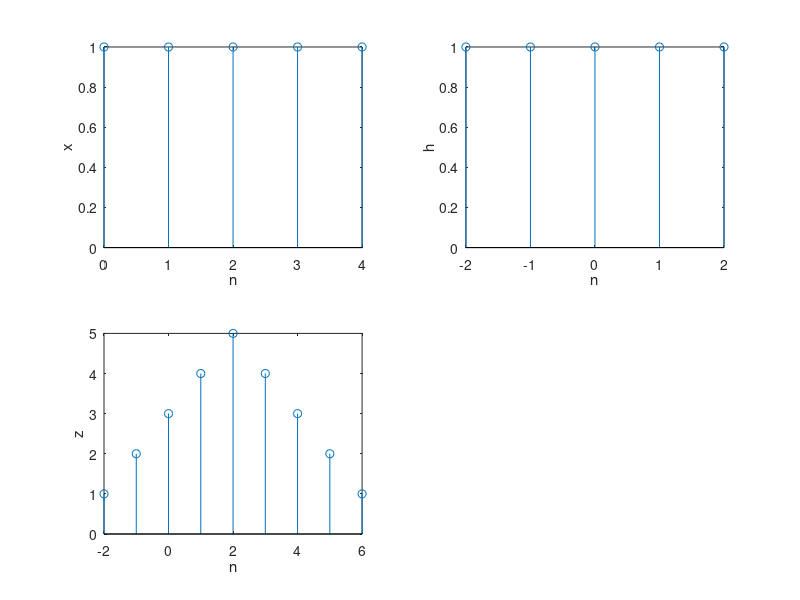
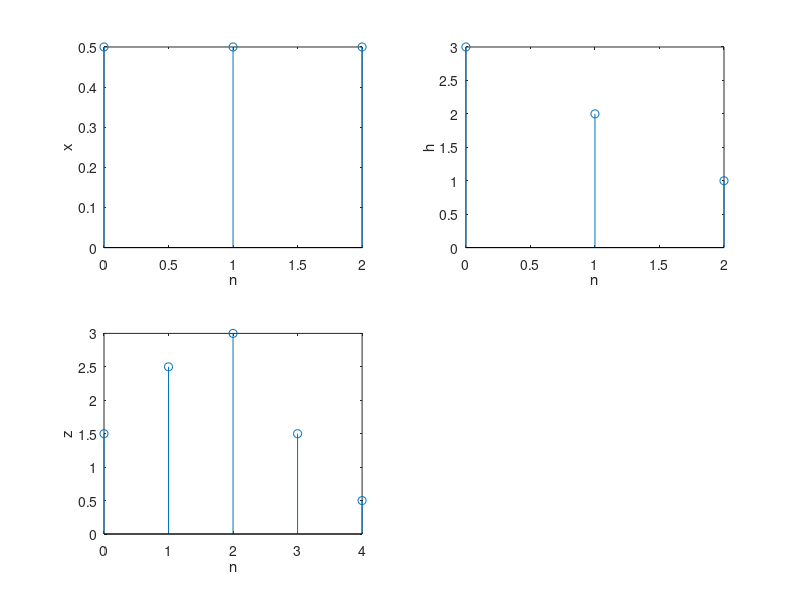
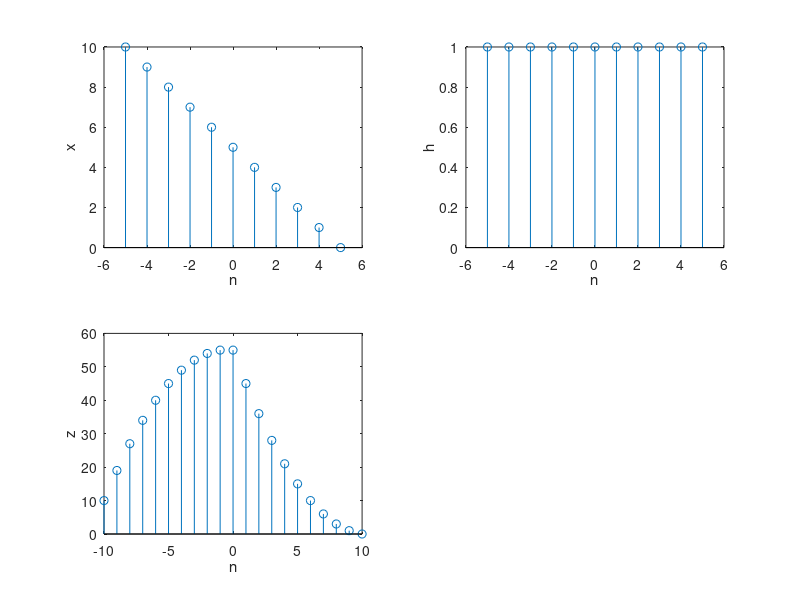
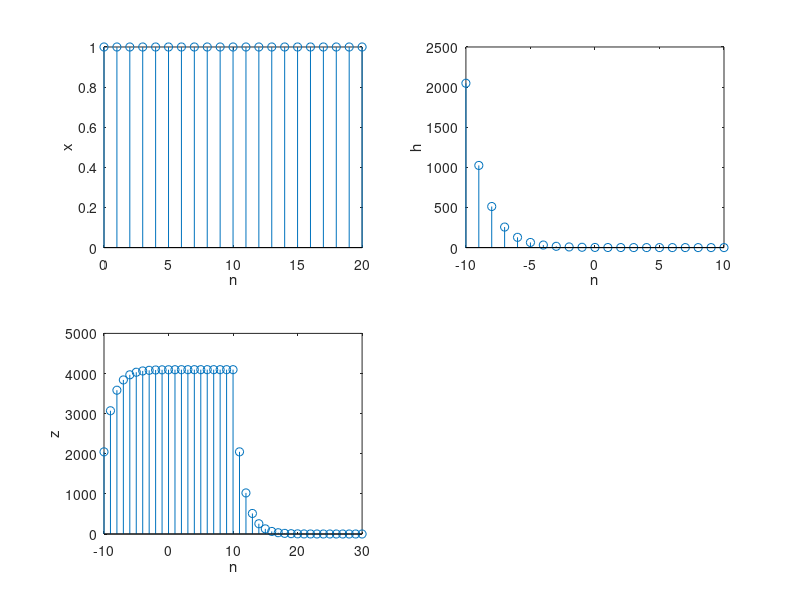

The MATLAB script that drew these images, in order:
clear all;
% a)
figure(1);
x=[1,1,1,1,1];
dtx=0:4;
subplot(221);
stem(dtx,x);
xlabel('n'), ylabel('x');
h=[1,1,1,1,1];
dth=-2:2;
subplot(222);
stem(dth,h);
xlabel('n'), ylabel('h');
z=conv(x,h);
dtz=-2:6;
subplot(223);
stem(dtz,z);
xlabel('n'), ylabel('z');
% b)
figure(2);
x=[0.5,0.5,0.5];
dtx=0:2;
subplot(221);
stem(dtx,x);
xlabel('n'), ylabel('x');
h=[3,2,1];
dth=0:2;
subplot(222);
stem(dth,h);
xlabel('n'), ylabel('h');
z=conv(x,h)
dtz=0:4;
subplot(223);
stem(dtz,z);
xlabel('n'), ylabel('z');
% c)
figure (3);
n=-5:5;
x=5-n;
dtx=-5:5;
subplot(221);
stem(dtx,x);
xlabel('n'), ylabel('x');
h=ones(1,11);
dth=-5:5;
subplot(222);
stem(dth,h);
xlabel('n'), ylabel('h');
z=conv(x,h);
dtz=-10:10;
subplot(223);
stem(dtz,z);
xlabel('n'), ylabel('z');
% d)
figure(4);
x=ones(1,21);
dtx=0:20;
subplot(221);
stem(dtx,x);
xlabel('n'), ylabel('x');
n=-10:10;
h=(0.5).^(n-1);
dth=-10:10;
subplot(222);
stem(dth,h);
xlabel('n'), ylabel('h');
z=conv(x,h);
dtz=-10:30;
subplot(223);
stem(dtz,z);
xlabel('n'), ylabel('z');
% e)
figure (5);
n=-2:1;
x=1-1.3*exp(n/5);
dtx=-2:1;
subplot(221);
stem(dtx,x);
xlabel('n'), ylabel('x');
p=0:4;
h=exp(-0.7*p);
dth=0:4;
subplot(222);
stem(dth,h);
xlabel('n'), ylabel('h');
z=conv(x,h);
dtz=-2:5;
subplot(223);
stem(dtz,z);
xlabel('n'), ylabel('z');
